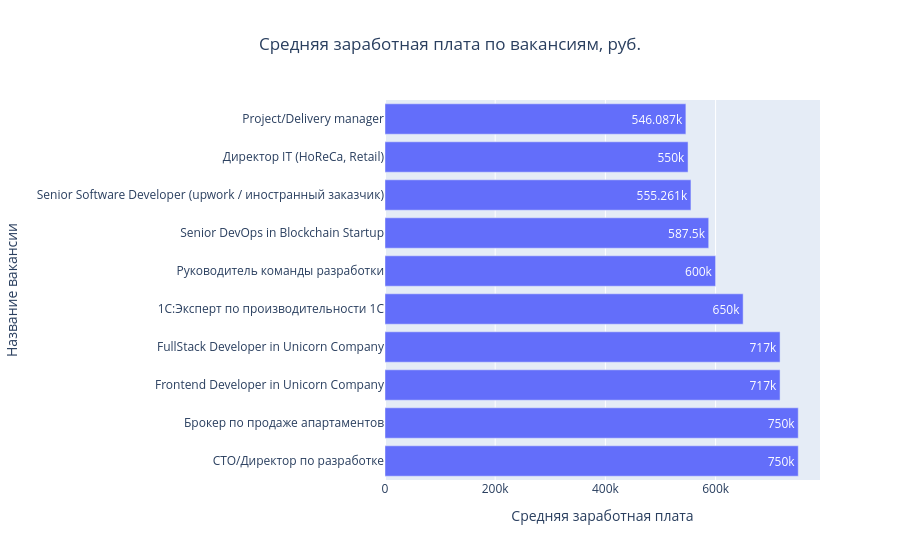

Notebook code cell kept with this figure:
### Markdown cell above
Выводы:  
из графика видно, что за рубежом средняя заработная плата выше

### Code cell
# Дополнительное исследование 4 (средняя заработная плата по вакансиям)

# выборка 10 самых популярных вакансий, по размеру средней заработной платы
# анализ таблицы "vacancies" (список вакансий)
query_avg_salary = f'''
    SELECT name AS vacancies, ROUND(AVG(COALESCE((salary_from + salary_to) / 2, salary_from, salary_to)), 0) AS avg_salary
    FROM vacancies v
    WHERE v.salary_from IS NOT NULL OR v.salary_to IS NOT NULL
    GROUP BY 1
    ORDER BY avg_salary DESC
    LIMIT 10
'''

# запрос
df = pd.read_sql_query(query_avg_salary, connection)

# график: столбчатая диграмма
fig = px.bar(
    data_frame = df, # источник данных
    x = 'avg_salary', # ось абсцисс (x), средняя заработная плата
    y = 'vacancies',  # ось ординат (y), название вакансий
    title = 'Средняя заработная плата по вакансиям, руб.', # заголовок графика
    #color = 'count', # раскраска
    #labels = {'count': 'количество'}, # легенда
    text_auto = True # подписи величин
)

fig.update_layout(
    xaxis_title = 'Средняя заработная плата', # ось абсцисс (x)
    yaxis_title = 'Название вакансии', # ось ординат (y)
    title_x = 0.5,
    showlegend = False
)

fig.show()

### Figure 1 — Plotly figure (JSON) as saved in the notebook; plotly's stock layout.template omitted (floating-point values rounded to 4 significant figures)
{"data": [{"hovertemplate": "avg_salary=%{x}<br>vacancies=%{y}<extra></extra>", "legendgroup": "", "marker": {"color": "#636efa", "pattern": {"shape": ""}}, "name": "", "orientation": "h", "showlegend": false, "textposition": "auto", "texttemplate": "%{x}", "type": "bar", "x": [750000.0, 750000.0, 717000.0, 717000.0, 650000.0, 600000.0, 587500.0, 555300.0, 550000.0, 546100.0], "xaxis": "x", "y": ["СТО/Директор по разработке", "Брокер по продаже апартаментов", "Frontend Developer in Unicorn Company", "FullStack Developer in Unicorn Company", "1С:Эксперт по производительности 1С", "Руководитель команды разработки", "Senior DevOps in Blockchain Startup", "Senior Software Developer (upwork / иностранный заказчик)", "Директор IT (HoReCa, Retail)", "Project/Delivery manager"], "yaxis": "y"}], "layout": {"barmode": "relative", "legend": {"tracegroupgap": 0}, "showlegend": false, "title": {"text": "Средняя заработная плата по вакансиям, руб.", "x": 0.5}, "xaxis": {"anchor": "y", "domain": [0, 1], "title": {"text": "Средняя заработная плата"}}, "yaxis": {"anchor": "x", "domain": [0, 1], "title": {"text": "Название вакансии"}}}}
